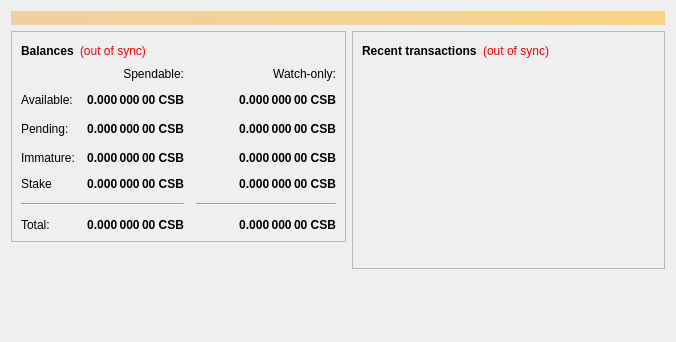
<?xml version="1.0" encoding="UTF-8"?>
<ui version="4.0">
 <class>OverviewPage</class>
 <widget class="QWidget" name="OverviewPage">
  <property name="geometry">
   <rect>
    <x>0</x>
    <y>0</y>
    <width>676</width>
    <height>342</height>
   </rect>
  </property>
  <property name="windowTitle">
   <string>Form</string>
  </property>
  <layout class="QVBoxLayout" name="topLayout">
   <item>
    <widget class="QLabel" name="labelAlerts">
     <property name="visible">
      <bool>false</bool>
     </property>
     <property name="styleSheet">
      <string notr="true">background-color: qlineargradient(x1: 0, y1: 0, x2: 1, y2: 0, stop:0 #F0D0A0, stop:1 #F8D488); color:#000000;</string>
     </property>
     <property name="wordWrap">
      <bool>true</bool>
     </property>
     <property name="margin">
      <number>3</number>
     </property>
    </widget>
   </item>
   <item>
    <layout class="QHBoxLayout" name="horizontalLayout" stretch="1,1">
     <item>
      <layout class="QVBoxLayout" name="verticalLayout_2">
       <item>
        <widget class="QFrame" name="frame">
         <property name="frameShape">
          <enum>QFrame::StyledPanel</enum>
         </property>
         <property name="frameShadow">
          <enum>QFrame::Raised</enum>
         </property>
         <layout class="QVBoxLayout" name="verticalLayout_4">
          <item>
           <layout class="QHBoxLayout" name="horizontalLayout_4">
            <item>
             <widget class="QLabel" name="label_5">
              <property name="font">
               <font>
                <weight>75</weight>
                <bold>true</bold>
               </font>
              </property>
              <property name="text">
               <string>Balances</string>
              </property>
             </widget>
            </item>
            <item>
             <widget class="QLabel" name="labelWalletStatus">
              <property name="cursor">
               <cursorShape>WhatsThisCursor</cursorShape>
              </property>
              <property name="toolTip">
               <string>The displayed information may be out of date. Your wallet automatically synchronizes with the CSbank network after a connection is established, but this process has not completed yet.</string>
              </property>
              <property name="styleSheet">
               <string notr="true">QLabel { color: red; }</string>
              </property>
              <property name="text">
               <string notr="true">(out of sync)</string>
              </property>
              <property name="alignment">
               <set>Qt::AlignLeading|Qt::AlignLeft|Qt::AlignVCenter</set>
              </property>
             </widget>
            </item>
            <item>
             <spacer name="horizontalSpacer_3">
              <property name="orientation">
               <enum>Qt::Horizontal</enum>
              </property>
              <property name="sizeHint" stdset="0">
               <size>
                <width>40</width>
                <height>20</height>
               </size>
              </property>
             </spacer>
            </item>
           </layout>
          </item>
          <item>
           <layout class="QGridLayout" name="gridLayout">
            <property name="spacing">
             <number>12</number>
            </property>
            <item row="2" column="3">
             <spacer name="horizontalSpacer_2">
              <property name="orientation">
               <enum>Qt::Horizontal</enum>
              </property>
              <property name="sizeHint" stdset="0">
               <size>
                <width>40</width>
                <height>20</height>
               </size>
              </property>
             </spacer>
            </item>
            <item row="1" column="0">
             <widget class="QLabel" name="labelBalanceText">
              <property name="text">
               <string>Available:</string>
              </property>
             </widget>
            </item>
            <item row="3" column="2">
             <widget class="QLabel" name="labelWatchImmature">
              <property name="font">
               <font>
                <weight>75</weight>
                <bold>true</bold>
               </font>
              </property>
              <property name="cursor">
               <cursorShape>IBeamCursor</cursorShape>
              </property>
              <property name="toolTip">
               <string>Mined balance in watch-only addresses that has not yet matured</string>
              </property>
              <property name="text">
               <string notr="true">0.000 000 00 CSB</string>
              </property>
              <property name="alignment">
               <set>Qt::AlignRight|Qt::AlignTrailing|Qt::AlignVCenter</set>
              </property>
              <property name="textInteractionFlags">
               <set>Qt::LinksAccessibleByMouse|Qt::TextSelectableByKeyboard|Qt::TextSelectableByMouse</set>
              </property>
             </widget>
            </item>
            <item row="7" column="2">
             <widget class="QLabel" name="labelWatchTotal">
              <property name="font">
               <font>
                <weight>75</weight>
                <bold>true</bold>
               </font>
              </property>
              <property name="cursor">
               <cursorShape>IBeamCursor</cursorShape>
              </property>
              <property name="toolTip">
               <string>Current total balance in watch-only addresses</string>
              </property>
              <property name="text">
               <string notr="true">0.000 000 00 CSB</string>
              </property>
              <property name="alignment">
               <set>Qt::AlignRight|Qt::AlignTrailing|Qt::AlignVCenter</set>
              </property>
              <property name="textInteractionFlags">
               <set>Qt::LinksAccessibleByMouse|Qt::TextSelectableByKeyboard|Qt::TextSelectableByMouse</set>
              </property>
             </widget>
            </item>
            <item row="7" column="0">
             <widget class="QLabel" name="labelTotalText">
              <property name="text">
               <string>Total:</string>
              </property>
             </widget>
            </item>
            <item row="0" column="1">
             <widget class="QLabel" name="labelSpendable">
              <property name="text">
               <string>Spendable:</string>
              </property>
              <property name="alignment">
               <set>Qt::AlignRight|Qt::AlignTrailing|Qt::AlignVCenter</set>
              </property>
             </widget>
            </item>
            <item row="2" column="1">
             <widget class="QLabel" name="labelUnconfirmed">
              <property name="font">
               <font>
                <weight>75</weight>
                <bold>true</bold>
               </font>
              </property>
              <property name="cursor">
               <cursorShape>IBeamCursor</cursorShape>
              </property>
              <property name="toolTip">
               <string>Total of transactions that have yet to be confirmed, and do not yet count toward the spendable balance</string>
              </property>
              <property name="text">
               <string notr="true">0.000 000 00 CSB</string>
              </property>
              <property name="alignment">
               <set>Qt::AlignRight|Qt::AlignTrailing|Qt::AlignVCenter</set>
              </property>
              <property name="textInteractionFlags">
               <set>Qt::LinksAccessibleByMouse|Qt::TextSelectableByKeyboard|Qt::TextSelectableByMouse</set>
              </property>
             </widget>
            </item>
            <item row="1" column="1">
             <widget class="QLabel" name="labelBalance">
              <property name="font">
               <font>
                <weight>75</weight>
                <bold>true</bold>
               </font>
              </property>
              <property name="cursor">
               <cursorShape>IBeamCursor</cursorShape>
              </property>
              <property name="toolTip">
               <string>Your current spendable balance</string>
              </property>
              <property name="text">
               <string notr="true">0.000 000 00 CSB</string>
              </property>
              <property name="alignment">
               <set>Qt::AlignRight|Qt::AlignTrailing|Qt::AlignVCenter</set>
              </property>
              <property name="textInteractionFlags">
               <set>Qt::LinksAccessibleByMouse|Qt::TextSelectableByKeyboard|Qt::TextSelectableByMouse</set>
              </property>
             </widget>
            </item>
            <item row="7" column="1">
             <widget class="QLabel" name="labelTotal">
              <property name="font">
               <font>
                <weight>75</weight>
                <bold>true</bold>
               </font>
              </property>
              <property name="cursor">
               <cursorShape>IBeamCursor</cursorShape>
              </property>
              <property name="toolTip">
               <string>Your current total balance</string>
              </property>
              <property name="text">
               <string notr="true">0.000 000 00 CSB</string>
              </property>
              <property name="alignment">
               <set>Qt::AlignRight|Qt::AlignTrailing|Qt::AlignVCenter</set>
              </property>
              <property name="textInteractionFlags">
               <set>Qt::LinksAccessibleByMouse|Qt::TextSelectableByKeyboard|Qt::TextSelectableByMouse</set>
              </property>
             </widget>
            </item>
            <item row="2" column="0">
             <widget class="QLabel" name="labelPendingText">
              <property name="text">
               <string>Pending:</string>
              </property>
             </widget>
            </item>
            <item row="0" column="2">
             <widget class="QLabel" name="labelWatchonly">
              <property name="text">
               <string>Watch-only:</string>
              </property>
              <property name="alignment">
               <set>Qt::AlignRight|Qt::AlignTrailing|Qt::AlignVCenter</set>
              </property>
             </widget>
            </item>
            <item row="1" column="2">
             <widget class="QLabel" name="labelWatchAvailable">
              <property name="font">
               <font>
                <weight>75</weight>
                <bold>true</bold>
               </font>
              </property>
              <property name="cursor">
               <cursorShape>IBeamCursor</cursorShape>
              </property>
              <property name="toolTip">
               <string>Your current balance in watch-only addresses</string>
              </property>
              <property name="text">
               <string notr="true">0.000 000 00 CSB</string>
              </property>
              <property name="alignment">
               <set>Qt::AlignRight|Qt::AlignTrailing|Qt::AlignVCenter</set>
              </property>
              <property name="textInteractionFlags">
               <set>Qt::LinksAccessibleByMouse|Qt::TextSelectableByKeyboard|Qt::TextSelectableByMouse</set>
              </property>
             </widget>
            </item>
            <item row="3" column="1">
             <widget class="QLabel" name="labelImmature">
              <property name="font">
               <font>
                <weight>75</weight>
                <bold>true</bold>
               </font>
              </property>
              <property name="cursor">
               <cursorShape>IBeamCursor</cursorShape>
              </property>
              <property name="toolTip">
               <string>Mined balance that has not yet matured</string>
              </property>
              <property name="text">
               <string notr="true">0.000 000 00 CSB</string>
              </property>
              <property name="alignment">
               <set>Qt::AlignRight|Qt::AlignTrailing|Qt::AlignVCenter</set>
              </property>
              <property name="textInteractionFlags">
               <set>Qt::LinksAccessibleByMouse|Qt::TextSelectableByKeyboard|Qt::TextSelectableByMouse</set>
              </property>
             </widget>
            </item>
            <item row="2" column="2">
             <widget class="QLabel" name="labelWatchPending">
              <property name="font">
               <font>
                <weight>75</weight>
                <bold>true</bold>
               </font>
              </property>
              <property name="cursor">
               <cursorShape>IBeamCursor</cursorShape>
              </property>
              <property name="toolTip">
               <string>Unconfirmed transactions to watch-only addresses</string>
              </property>
              <property name="text">
               <string notr="true">0.000 000 00 CSB</string>
              </property>
              <property name="alignment">
               <set>Qt::AlignRight|Qt::AlignTrailing|Qt::AlignVCenter</set>
              </property>
              <property name="textInteractionFlags">
               <set>Qt::LinksAccessibleByMouse|Qt::TextSelectableByKeyboard|Qt::TextSelectableByMouse</set>
              </property>
             </widget>
            </item>
            <item row="6" column="0" colspan="2">
             <widget class="Line" name="line">
              <property name="orientation">
               <enum>Qt::Horizontal</enum>
              </property>
             </widget>
            </item>
            <item row="6" column="2">
             <widget class="Line" name="lineWatchBalance">
              <property name="sizePolicy">
               <sizepolicy hsizetype="Preferred" vsizetype="Fixed">
                <horstretch>0</horstretch>
                <verstretch>0</verstretch>
               </sizepolicy>
              </property>
              <property name="minimumSize">
               <size>
                <width>140</width>
                <height>0</height>
               </size>
              </property>
              <property name="orientation">
               <enum>Qt::Horizontal</enum>
              </property>
             </widget>
            </item>
            <item row="4" column="0">
             <widget class="QLabel" name="labelStakeText">
              <property name="text">
               <string>Stake</string>
              </property>
             </widget>
            </item>
            <item row="3" column="0">
             <widget class="QLabel" name="labelImmatureText">
              <property name="text">
               <string>Immature:</string>
              </property>
             </widget>
            </item>
            <item row="4" column="1">
             <widget class="QLabel" name="labelStake">
              <property name="font">
               <font>
                <weight>75</weight>
                <bold>true</bold>
               </font>
              </property>
              <property name="cursor">
               <cursorShape>IBeamCursor</cursorShape>
              </property>
              <property name="toolTip">
               <string>Mined balance that has not yet matured</string>
              </property>
              <property name="text">
               <string notr="true">0.000 000 00 CSB</string>
              </property>
              <property name="alignment">
               <set>Qt::AlignRight|Qt::AlignTrailing|Qt::AlignVCenter</set>
              </property>
              <property name="textInteractionFlags">
               <set>Qt::LinksAccessibleByMouse|Qt::TextSelectableByKeyboard|Qt::TextSelectableByMouse</set>
              </property>
             </widget>
            </item>
            <item row="4" column="2">
             <widget class="QLabel" name="labelWatchStake">
              <property name="font">
               <font>
                <weight>75</weight>
                <bold>true</bold>
               </font>
              </property>
              <property name="cursor">
               <cursorShape>IBeamCursor</cursorShape>
              </property>
              <property name="toolTip">
               <string>Mined balance in watch-only addresses that has not yet matured</string>
              </property>
              <property name="text">
               <string notr="true">0.000 000 00 CSB</string>
              </property>
              <property name="alignment">
               <set>Qt::AlignRight|Qt::AlignTrailing|Qt::AlignVCenter</set>
              </property>
              <property name="textInteractionFlags">
               <set>Qt::LinksAccessibleByMouse|Qt::TextSelectableByKeyboard|Qt::TextSelectableByMouse</set>
              </property>
             </widget>
            </item>
           </layout>
          </item>
         </layout>
        </widget>
       </item>
       <item>
        <spacer name="verticalSpacer">
         <property name="orientation">
          <enum>Qt::Vertical</enum>
         </property>
         <property name="sizeHint" stdset="0">
          <size>
           <width>20</width>
           <height>40</height>
          </size>
         </property>
        </spacer>
       </item>
      </layout>
     </item>
     <item>
      <layout class="QVBoxLayout" name="verticalLayout_3">
       <item>
        <widget class="QFrame" name="frame_2">
         <property name="frameShape">
          <enum>QFrame::StyledPanel</enum>
         </property>
         <property name="frameShadow">
          <enum>QFrame::Raised</enum>
         </property>
         <layout class="QVBoxLayout" name="verticalLayout">
          <item>
           <layout class="QHBoxLayout" name="horizontalLayout_2">
            <item>
             <widget class="QLabel" name="label_4">
              <property name="font">
               <font>
                <weight>75</weight>
                <bold>true</bold>
               </font>
              </property>
              <property name="text">
               <string>Recent transactions</string>
              </property>
             </widget>
            </item>
            <item>
             <widget class="QLabel" name="labelTransactionsStatus">
              <property name="cursor">
               <cursorShape>WhatsThisCursor</cursorShape>
              </property>
              <property name="toolTip">
               <string>The displayed information may be out of date. Your wallet automatically synchronizes with the CSbank network after a connection is established, but this process has not completed yet.</string>
              </property>
              <property name="styleSheet">
               <string notr="true">QLabel { color: red; }</string>
              </property>
              <property name="text">
               <string notr="true">(out of sync)</string>
              </property>
              <property name="alignment">
               <set>Qt::AlignRight|Qt::AlignTrailing|Qt::AlignVCenter</set>
              </property>
             </widget>
            </item>
            <item>
             <spacer name="horizontalSpacer">
              <property name="orientation">
               <enum>Qt::Horizontal</enum>
              </property>
              <property name="sizeHint" stdset="0">
               <size>
                <width>40</width>
                <height>20</height>
               </size>
              </property>
             </spacer>
            </item>
           </layout>
          </item>
          <item>
           <widget class="QListView" name="listTransactions">
            <property name="styleSheet">
             <string notr="true">QListView { background: transparent; }</string>
            </property>
            <property name="frameShape">
             <enum>QFrame::NoFrame</enum>
            </property>
            <property name="verticalScrollBarPolicy">
             <enum>Qt::ScrollBarAlwaysOff</enum>
            </property>
            <property name="horizontalScrollBarPolicy">
             <enum>Qt::ScrollBarAlwaysOff</enum>
            </property>
            <property name="selectionMode">
             <enum>QAbstractItemView::NoSelection</enum>
            </property>
           </widget>
          </item>
         </layout>
        </widget>
       </item>
       <item>
        <spacer name="verticalSpacer_2">
         <property name="orientation">
          <enum>Qt::Vertical</enum>
         </property>
         <property name="sizeHint" stdset="0">
          <size>
           <width>20</width>
           <height>40</height>
          </size>
         </property>
        </spacer>
       </item>
      </layout>
     </item>
    </layout>
   </item>
  </layout>
 </widget>
 <resources/>
 <connections/>
</ui>
